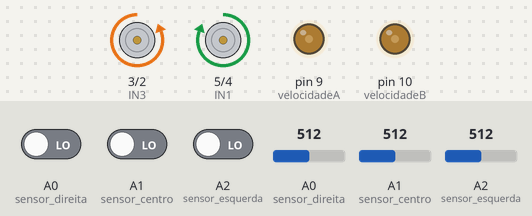
Simulated run of this sketch. Board: Arduino Uno, built with avr-gcc and run on an emulated ATmega328P. On the bench: motor-driver pin pairs drawn as motors (green arrow = first pin HIGH = forward, orange = second pin HIGH = backward, longer = more drive), output pins drawn as LEDs (lit = HIGH). Inputs (shaded band) come from the test bench; at power-on: A0 (sensor_direita) = 512, A2 (sensor_esquerda) = 512, A0 (sensor_direita) LOW, A1 (sensor_centro) LOW, A2 (sensor_esquerda) LOW, A1 (sensor_centro) = 512.

Above: at 1.2 s.
1.3 s: A0 (sensor_direita) set to 716
At 2.5 s:
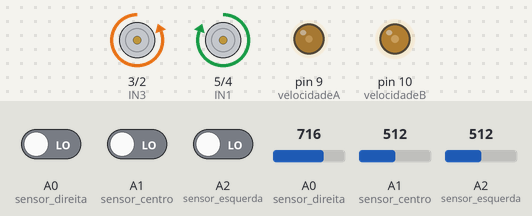
2.8 s: A2 (sensor_esquerda) set to 1023
At 3.6 s:
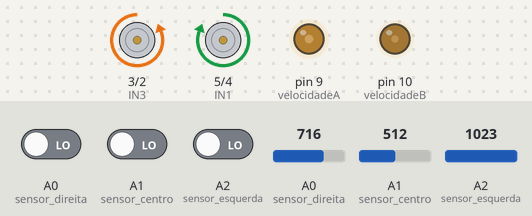
4.3 s: A2 (sensor_esquerda) set to 716
At 4.7 s:
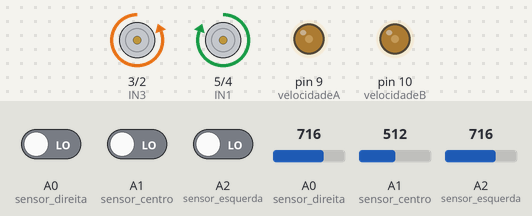
5.8 s: A2 (sensor_esquerda) set to 511
At 7.0 s:
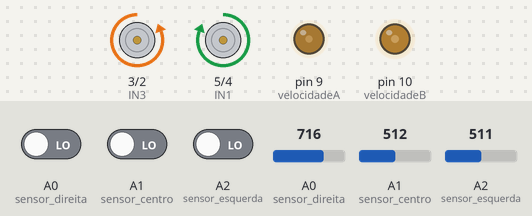
7.3 s: A0 (sensor_direita) driven HIGH and A1 (sensor_centro) driven HIGH and A2 (sensor_esquerda) driven HIGH
At 7.6 s:
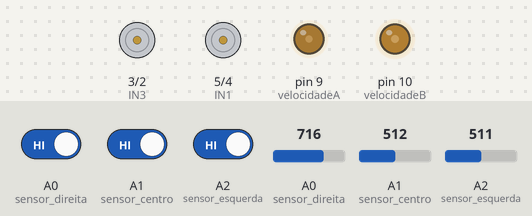
Timing chart, 0 to 9.8 s (numbered marks = the images above; inputs shaded):
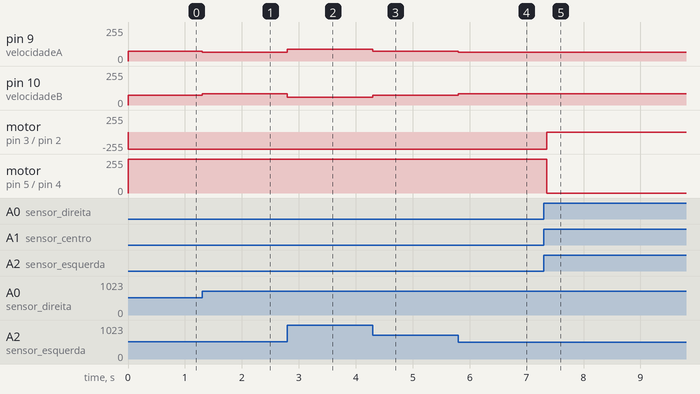

The sketch:

robot_pic.ino
```cpp
//motor_A
int IN1 = 5 ;
int IN2 = 4 ;
int velocidadeA = 9;

//motor_B
int IN3 = 3 ;
int IN4 = 2 ;
int velocidadeB = 10;

//variavel auxiliar
int velocidade = 0;

int sensor_direita = A0;
int sensor_centro = A1;
int sensor_esquerda = A2;

float kp = 0.05;
float velocidadeBase = 75;

int ldr = A3;

int flag = 0;


//Inicializa Pinos
void setup(){

  pinMode(IN1,OUTPUT);
  pinMode(IN2,OUTPUT);
  pinMode(IN3,OUTPUT);
  pinMode(IN4,OUTPUT);
  pinMode(velocidadeA,OUTPUT);
  pinMode(velocidadeB,OUTPUT);

  pinMode(sensor_direita, INPUT);
  pinMode(sensor_centro, INPUT);
  pinMode(sensor_esquerda, INPUT);

  pinMode(ldr, INPUT);
}

void loop(){

  float sensor_ldr;

  int direita_ = digitalRead(sensor_direita);
  int centro_ = digitalRead(sensor_centro);
  int esquerda_ = digitalRead(sensor_esquerda);

  while (direita_ == 1 && centro_ == 1 && esquerda_ == 1){
    stop_car();
    sensor_ldr = analogRead(ldr);
    return_flag( sensor_ldr);

    delay(3000);

    if (flag == 1){
      delay(300);
      while(direita_ == 1 && centro_ == 1 && esquerda_ == 1){
        direita_ = digitalRead(sensor_direita);
        centro_ = digitalRead(sensor_centro);
        esquerda_ = digitalRead(sensor_esquerda);
        go_car(velocidadeA,  85, velocidadeB, 85 );
      }

      break;
    }
  }

  while (1){
    float direita = analogRead(sensor_direita);
    float centro = analogRead(sensor_centro);
    float esquerda = analogRead(sensor_esquerda);

    float erro = (direita - esquerda);

    float ajuste = erro * kp;

    float velocidadeEsquerda = velocidadeBase - ajuste;
    float velocidadeDireita = velocidadeBase + ajuste;

    direita_ = digitalRead(sensor_direita);
    centro_ = digitalRead(sensor_centro);
    esquerda_ = digitalRead(sensor_esquerda);


    go_car(velocidadeA,  velocidadeEsquerda, velocidadeB, velocidadeDireita );

    if (direita_ == 1 && centro_ == 1 && esquerda_ == 1){
      flag = 0;
      break;
    }


  }

 delay(50);

}


int return_flag(float sensor_ldr){
 if (sensor_ldr > 700){
   flag = 1;
   return 1;
 }

 flag = 0;
 return 0;
}

void stop_car(){
  digitalWrite(IN1,LOW);
  digitalWrite(IN2,LOW);
  digitalWrite(IN3,LOW);
  digitalWrite(IN4,LOW);
}

void go_car (float velocidadeA, float velocidadeEsquerda, float velocidadeB, float velocidadeDireita ){
  digitalWrite(IN1,HIGH);
  digitalWrite(IN2,LOW);
  digitalWrite(IN3,LOW);
  digitalWrite(IN4,HIGH);
  analogWrite(velocidadeA,velocidadeEsquerda);
  analogWrite(velocidadeB,velocidadeDireita);
}
```

Measured:
- after the input at 1.3 s, pin 9 (velocidadeA): 75/255 → 64/255 at once; pin 10 (velocidadeB): 75/255 → 85/255 at once
- after the input at 2.8 s, pin 9 (velocidadeA): 64/255 → 90/255 at once; pin 10 (velocidadeB): 85/255 → 59/255 at once
- after the input at 4.3 s, pin 9 (velocidadeA): 90/255 → 75/255 at once; pin 10 (velocidadeB): 59/255 → 75/255 at once
- after the input at 5.8 s, pin 9 (velocidadeA): 75/255 → 64/255 at once; pin 10 (velocidadeB): 75/255 → 85/255 at once
- after the input at 7.3 s, motor on pin 3 (IN3) / pin 2 (IN4): backward 255/255 → stopped after 0.05 s; motor on pin 5 (IN1) / pin 4 (IN2): forward 255/255 → stopped after 0.05 s
